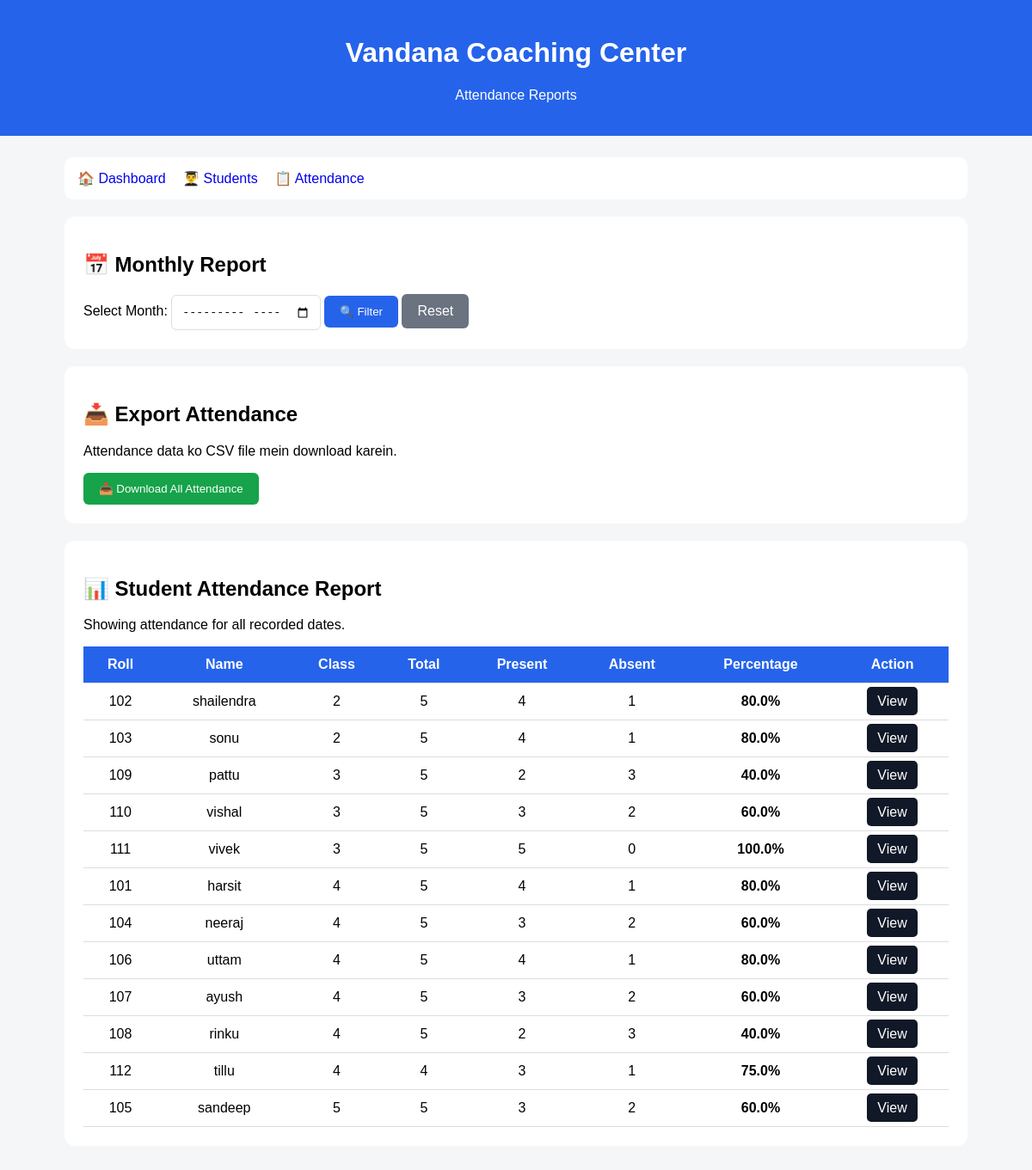
The page /reports (signed in) on the database its author committed.
### tables this page shows
CREATE TABLE students (
            id INTEGER PRIMARY KEY AUTOINCREMENT,
            name TEXT NOT NULL,
            class_name TEXT NOT NULL,
            roll_number TEXT
        , guardian_name TEXT, guardian_phone TEXT, section TEXT);

### app.py (the view)
@app.route("/reports")
@teacher_or_hod_required
def reports():
    selected_month = request.args.get(
        "month",
        ""
    ).strip()
    conn = get_db_connection()
    students = conn.execute("""
        SELECT *
        FROM students

        ORDER BY
            class_name,
            roll_number,
            name
    """).fetchall()
    report_data = []
    for student in students:
        if selected_month:
            total = conn.execute("""
                SELECT COUNT(*)

                FROM attendance

                WHERE student_id = ?

                AND attendance_date LIKE ?
            """, (
                student["id"],
                f"{selected_month}%"
            )).fetchone()[0]
            present = conn.execute("""
                SELECT COUNT(*)

                FROM attendance

                WHERE student_id = ?

                AND status = 'Present'

                AND attendance_date LIKE ?
            """, (
                student["id"],
                f"{selected_month}%"
            )).fetchone()[0]
        else:
            total = conn.execute("""
                SELECT COUNT(*)

                FROM attendance

                WHERE student_id = ?
            """, (
                student["id"],
            )).fetchone()[0]
            present = conn.execute("""
                SELECT COUNT(*)

                FROM attendance

                WHERE student_id = ?

                AND status = 'Present'
            """, (
                student["id"],
            )).fetchone()[0]
        absent = total - present
        if total > 0:
            percentage = round(
                (present / total) * 100,
                2
            )
        else:
            percentage = 0
        report_data.append({
            "id":
                student["id"],
            "name":
                student["name"],
            "class_name":
                student["class_name"],
            "roll_number":
                student["roll_number"],
            "total":
                total,
            "present":
                present,
            "absent":
                absent,
            "percentage":
                percentage
        })
    conn.close()
    return render_template(
        "reports.html",
        reports=report_data,
        selected_month=
            selected_month
    )

### app.py (called while the page is built, shortened)
def get_db_connection():
    conn = sqlite3.connect(DATABASE)
    conn.row_factory = sqlite3.Row
    return conn

def role_required(*allowed_roles):
    def decorator(view_func):
        @wraps(view_func)
        def wrapped_view(*args, **kwargs):
            user_role = session.get("role")
            return view_func(*args, **kwargs)
        return wrapped_view
    return decorator

### templates/reports.html (shortened to what this page needs)
<!DOCTYPE html>
<html lang="en">
<head>
</head>
<body>
<div class="header">
    <h1>
        Vandana Coaching Center
    </h1>
    <p>
        Attendance Reports
    </p>
</div>
<div class="container">
    <div class="nav">
        <a href="/">
            🏠 Dashboard
        </a>
        <a href="/students">
            👨‍🎓 Students
        </a>
        <a href="/attendance">
            📋 Attendance
        </a>
    </div>
    <div class="card">
        <h2>
            📅 Monthly Report
        </h2>
        <form
            method="GET"
            action="/reports"
        >
            <label>
                Select Month:
            </label>
            <input
                type="month"
                name="month"
                value="{{ selected_month }}"
            >
            <button
                type="submit"
                class="filter"
            >
                🔍 Filter
            </button>
            <a
                href="/reports"
                class="reset"
            >
                Reset
            </a>
        </form>
    </div>
    <div class="card">
        <h2>
            📥 Export Attendance
        </h2>
        <p>
            Attendance data ko CSV file mein download karein.
        </p>
        {% if selected_month %}
        <a
            href="/export_csv?month={{ selected_month }}"
        >
            <button class="export">
                📥 Download {{ selected_month }} CSV
            </button>
        </a>
        {% else %}
        <a href="/export_csv">
            <button class="export">
                📥 Download All Attendance
            </button>
        </a>
        {% endif %}
    </div>
    <div class="card">
        <h2>
            📊 Student Attendance Report
        </h2>
        {% if selected_month %}
        <p>
            Showing report for:
            <strong>
                {{ selected_month }}
            </strong>
        </p>
        {% else %}
        <p>
            Showing attendance for all recorded dates.
        </p>
        {% endif %}
        <div style="overflow-x:auto;">
            <table>
                <tr>
                    <th>
                        Roll
                    </th>
                    <th>
                        Name
                    </th>
                    <th>
                        Class
                    </th>
                    <th>
                        Total
                    </th>
                    <th>
                        Present
                    </th>
                    <th>
                        Absent
                    </th>
                    <th>
                        Percentage
                    </th>
                    <th>
                        Action
                    </th>
                </tr>
                {% for report in reports %}
                <tr>
                    <td>
                        {{ report["roll_number"] }}
                    </td>
                    <td>
                        {{ report["name"] }}
                    </td>
                    <td>
                        {{ report["class_name"] }}
                    </td>
                    <td>
                        {{ report["total"] }}
                    </td>
                    <td>
                        {{ report["present"] }}
                    </td>
                    <td>
                        {{ report["absent"] }}
                    </td>
                    <td class="percentage">
                        {{ report["percentage"] }}%
                    </td>
                    <td>
                        <a
                            href="/student_report/{{ report['id'] }}"
                            class="view"
                        >
                            View
                        </a>
                    </td>
                </tr>
                {% else %}
                <tr>
                    <td colspan="8">
                        No students found.
                    </td>
                </tr>
                {% endfor %}
            </table>
        </div>
    </div>
</div>
</body>
</html>

### templates/reports.html (style rules this page uses)
* { box-sizing: border-box; }
body { margin: 0; font-family: Arial, sans-serif; background: #f4f6f8; }
.header { background: #2563eb; color: white; padding: 22px; text-align: center; }
.container { max-width: 1100px; margin: auto; padding: 25px; }
.nav { background: white; padding: 15px; border-radius: 10px; margin-bottom: 20px; }
.nav a { text-decoration: none; margin-right: 15px; }
.card { background: white; padding: 22px; border-radius: 12px; margin-bottom: 20px; }
input { padding: 11px; border: 1px solid #ddd; border-radius: 6px; }
button { padding: 11px 18px; border: none; border-radius: 6px; cursor: pointer; }
.filter { background: #2563eb; color: white; }
.export { background: #16a34a; color: white; }
.reset { background: #6b7280; color: white; text-decoration: none; padding: 11px 18px; border-radius: 6px; display: inline-block; }
table { width: 100%; border-collapse: collapse; }
th, td { padding: 12px; border-bottom: 1px solid #ddd; text-align: center; }
th { background: #2563eb; color: white; }
.percentage { font-weight: bold; }
.view { background: #111827; color: white; text-decoration: none; padding: 8px 12px; border-radius: 5px; }

### rows shown on the page
students: roll_number "102", name "shailendra", class_name "2", total "5", present "4", absent "1", percentage "80.0"
students: roll_number "103", name "sonu", class_name "2", total "5", present "4", absent "1", percentage "80.0"
students: roll_number "109", name "pattu", class_name "3", total "5", present "2", absent "3", percentage "40.0"
students: roll_number "110", name "vishal", class_name "3", total "5", present "3", absent "2", percentage "60.0"
students: roll_number "111", name "vivek", class_name "3", total "5", present "5", absent "0", percentage "100.0"
students: roll_number "101", name "harsit", class_name "4", total "5", present "4", absent "1", percentage "80.0"
students: roll_number "104", name "neeraj", class_name "4", total "5", present "3", absent "2", percentage "60.0"
students: roll_number "106", name "uttam", class_name "4", total "5", present "4", absent "1", percentage "80.0"
students: roll_number "107", name "ayush", class_name "4", total "5", present "3", absent "2", percentage "60.0"
students: roll_number "108", name "rinku", class_name "4", total "5", present "2", absent "3", percentage "40.0"
students: roll_number "112", name "tillu", class_name "4", total "4", present "3", absent "1", percentage "75.0"
students: roll_number "105", name "sandeep", class_name "5", total "5", present "3", absent "2", percentage "60.0"
